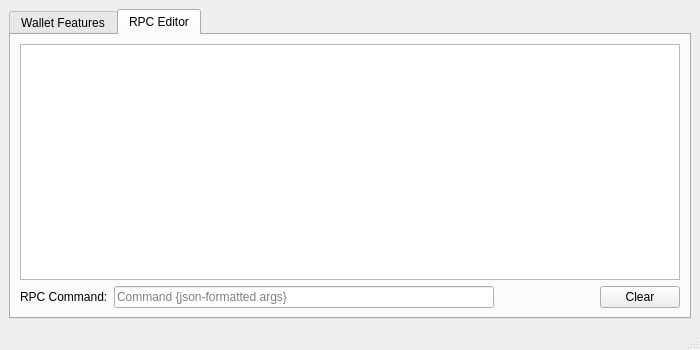
<?xml version="1.0" encoding="UTF-8"?>
<ui version="4.0">
 <class>MainWindow</class>
 <widget class="QMainWindow" name="MainWindow">
  <property name="geometry">
   <rect>
    <x>0</x>
    <y>0</y>
    <width>700</width>
    <height>350</height>
   </rect>
  </property>
  <property name="minimumSize">
   <size>
    <width>700</width>
    <height>350</height>
   </size>
  </property>
  <property name="windowTitle">
   <string>MainWindow</string>
  </property>
  <property name="windowOpacity">
   <double>1.000000000000000</double>
  </property>
  <widget class="QWidget" name="centralwidget">
   <layout class="QVBoxLayout" name="verticalLayout">
    <item>
     <widget class="QTabWidget" name="tabWidget">
      <property name="currentIndex">
       <number>1</number>
      </property>
      <widget class="QWidget" name="tab_5">
       <property name="enabled">
        <bool>true</bool>
       </property>
       <attribute name="title">
        <string>Wallet Features</string>
       </attribute>
       <layout class="QVBoxLayout" name="verticalLayout_2">
        <item>
         <widget class="QFrame" name="addr_frame">
          <property name="frameShape">
           <enum>QFrame::StyledPanel</enum>
          </property>
          <property name="frameShadow">
           <enum>QFrame::Raised</enum>
          </property>
          <layout class="QHBoxLayout" name="horizontalLayout">
           <item>
            <widget class="QLabel" name="label_2">
             <property name="text">
              <string>Receive Address:</string>
             </property>
            </widget>
           </item>
           <item>
            <widget class="QLabel" name="addr_label">
             <property name="text">
              <string>address here</string>
             </property>
            </widget>
           </item>
           <item>
            <spacer name="horizontalSpacer_2">
             <property name="orientation">
              <enum>Qt::Horizontal</enum>
             </property>
             <property name="sizeHint" stdset="0">
              <size>
               <width>40</width>
               <height>20</height>
              </size>
             </property>
            </spacer>
           </item>
          </layout>
         </widget>
        </item>
        <item>
         <spacer name="verticalSpacer">
          <property name="orientation">
           <enum>Qt::Vertical</enum>
          </property>
          <property name="sizeType">
           <enum>QSizePolicy::Expanding</enum>
          </property>
          <property name="sizeHint" stdset="0">
           <size>
            <width>20</width>
            <height>40</height>
           </size>
          </property>
         </spacer>
        </item>
        <item>
         <widget class="QFrame" name="bal_frame">
          <property name="frameShape">
           <enum>QFrame::StyledPanel</enum>
          </property>
          <property name="frameShadow">
           <enum>QFrame::Raised</enum>
          </property>
          <layout class="QGridLayout" name="gridLayout">
           <item row="1" column="0">
            <widget class="QPushButton" name="bal_refresh_button">
             <property name="text">
              <string>Refresh</string>
             </property>
            </widget>
           </item>
           <item row="0" column="1">
            <widget class="QLabel" name="bal_label">
             <property name="text">
              <string>balance here</string>
             </property>
            </widget>
           </item>
           <item row="0" column="2">
            <spacer name="horizontalSpacer">
             <property name="orientation">
              <enum>Qt::Horizontal</enum>
             </property>
             <property name="sizeHint" stdset="0">
              <size>
               <width>40</width>
               <height>20</height>
              </size>
             </property>
            </spacer>
           </item>
           <item row="0" column="0">
            <widget class="QLabel" name="label_3">
             <property name="text">
              <string>Current Balance:</string>
             </property>
            </widget>
           </item>
          </layout>
         </widget>
        </item>
        <item>
         <spacer name="verticalSpacer_2">
          <property name="orientation">
           <enum>Qt::Vertical</enum>
          </property>
          <property name="sizeHint" stdset="0">
           <size>
            <width>20</width>
            <height>40</height>
           </size>
          </property>
         </spacer>
        </item>
        <item>
         <widget class="QFrame" name="send_frame">
          <property name="frameShape">
           <enum>QFrame::StyledPanel</enum>
          </property>
          <property name="frameShadow">
           <enum>QFrame::Raised</enum>
          </property>
          <layout class="QGridLayout" name="gridLayout_2">
           <item row="1" column="1">
            <widget class="QSpinBox" name="send_amt_spin_box">
             <property name="accelerated">
              <bool>true</bool>
             </property>
             <property name="maximum">
              <number>999999999</number>
             </property>
            </widget>
           </item>
           <item row="1" column="0">
            <widget class="QLineEdit" name="send_addr_line_edit">
             <property name="text">
              <string/>
             </property>
             <property name="placeholderText">
              <string>Address Here</string>
             </property>
            </widget>
           </item>
           <item row="0" column="1">
            <widget class="QLabel" name="label_6">
             <property name="text">
              <string>Amount (Satoshi)</string>
             </property>
            </widget>
           </item>
           <item row="0" column="0">
            <widget class="QLabel" name="label_4">
             <property name="text">
              <string>Send To:</string>
             </property>
            </widget>
           </item>
           <item row="2" column="1">
            <widget class="QPushButton" name="send_button">
             <property name="text">
              <string>Send</string>
             </property>
            </widget>
           </item>
          </layout>
         </widget>
        </item>
       </layout>
      </widget>
      <widget class="QWidget" name="tab_6">
       <attribute name="title">
        <string>RPC Editor</string>
       </attribute>
       <layout class="QVBoxLayout" name="verticalLayout_3">
        <item>
         <widget class="QTextBrowser" name="rpc_console_text_browser"/>
        </item>
        <item>
         <layout class="QHBoxLayout" name="horizontalLayout_2">
          <item>
           <widget class="QLabel" name="label">
            <property name="text">
             <string>RPC Command:</string>
            </property>
           </widget>
          </item>
          <item>
           <widget class="QLineEdit" name="rpc_line_edit">
            <property name="placeholderText">
             <string>Command {json-formatted args}</string>
            </property>
           </widget>
          </item>
          <item>
           <spacer name="horizontalSpacer_3">
            <property name="orientation">
             <enum>Qt::Horizontal</enum>
            </property>
            <property name="sizeType">
             <enum>QSizePolicy::Preferred</enum>
            </property>
            <property name="sizeHint" stdset="0">
             <size>
              <width>100</width>
              <height>10</height>
             </size>
            </property>
           </spacer>
          </item>
          <item>
           <widget class="QPushButton" name="clear_button">
            <property name="text">
             <string>Clear</string>
            </property>
           </widget>
          </item>
         </layout>
        </item>
       </layout>
      </widget>
     </widget>
    </item>
   </layout>
  </widget>
  <widget class="QMenuBar" name="menubar">
   <property name="geometry">
    <rect>
     <x>0</x>
     <y>0</y>
     <width>700</width>
     <height>27</height>
    </rect>
   </property>
  </widget>
  <widget class="QStatusBar" name="statusbar"/>
 </widget>
 <resources/>
 <connections/>
</ui>
